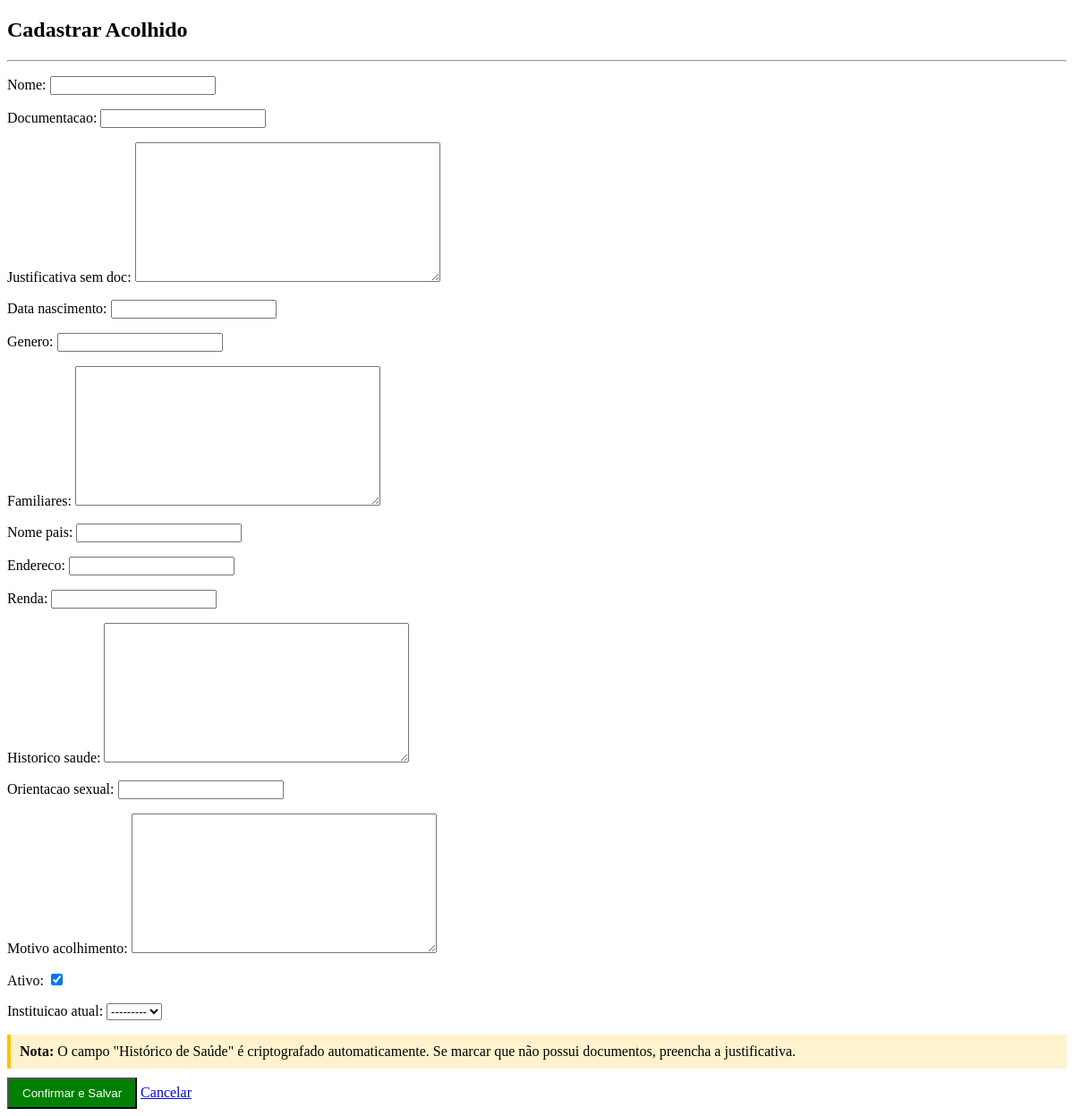
/acolhidos/create/, run on an earlier commit of the app's database.
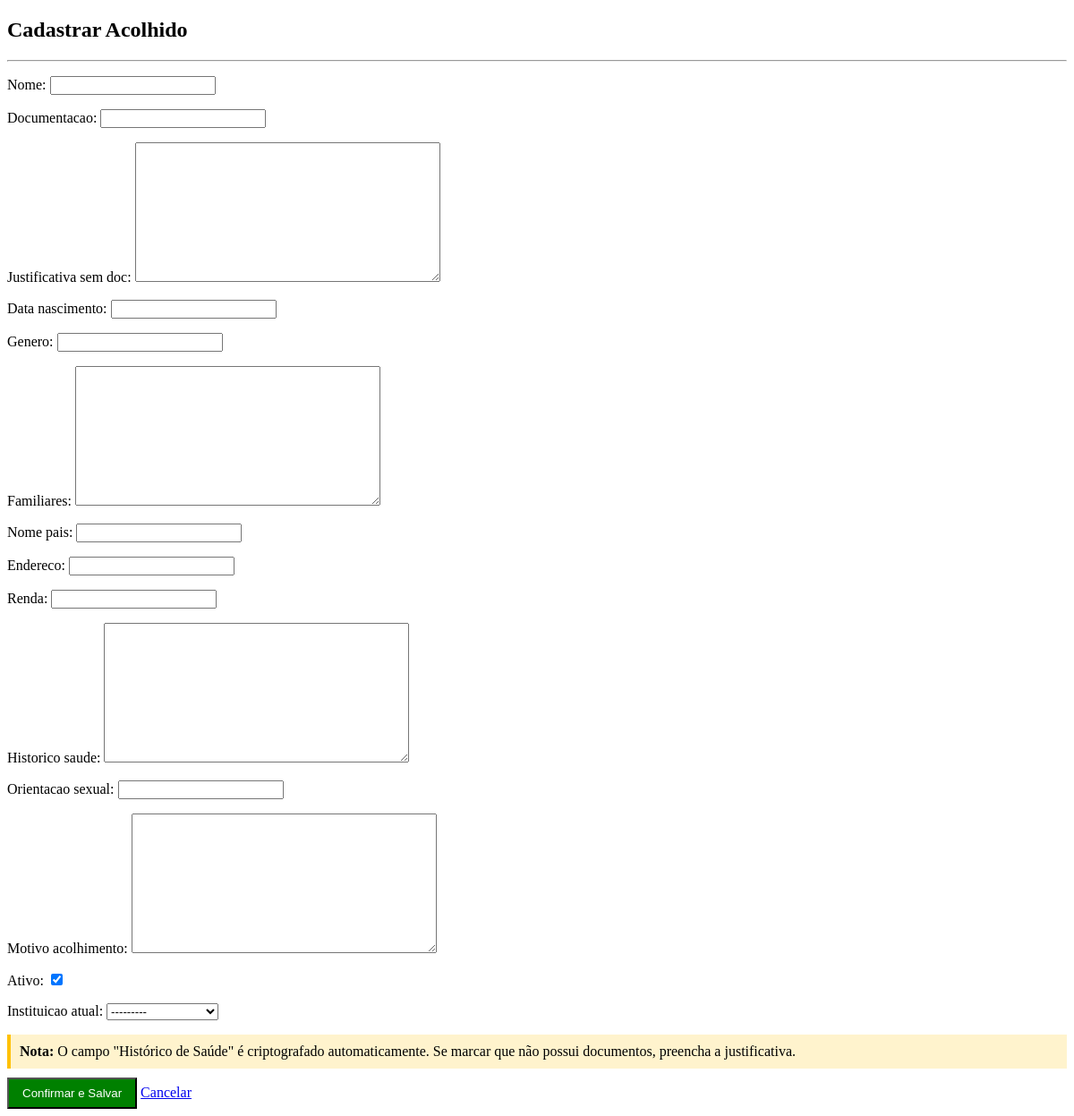
And on a later commit of the database.
### vagas/models.py (models this page shows)
class Instituicao(models.Model):
    nome = models.CharField(max_length=100) # D-12 (Nome da instituição)
    endereco = models.CharField(max_length=200) # D-13 (Endereço completo da instituição)
    capacidade_total = models.IntegerField() # D-14 (Capacidade de vagas)
    categorizacao = models.CharField(max_length=50) # D-15 (Perfil do abrigo, ex: "Abrigo para idosos".)
    cnpj = models.CharField(max_length=18, unique=True) # D-16 + RN-10 ("unique" garante CNPJ único)
    contato = models.CharField(max_length=20, blank=True, default="") # D-17
    ativo = models.BooleanField(default=True) # RF-07 (Inativar unidade)
    def __str__(self): #Retorna o nome da instituição para não mostrar "instituição object (1)" no admin.
        return self.nome

### vagas/views.py (the view)
# urls.py: path('acolhidos/create/', AcolhidoCreateView.as_view(), name='acolhido_create'),
class AcolhidoCreateView(CreateView):
    model = Acolhido
    form_class = AcolhidoForm
    template_name = 'acolhido_form.html'
    success_url = reverse_lazy('acolhido_list')

### vagas/forms.py
class AcolhidoForm(forms.ModelForm):
    class Meta:
        model = Acolhido
        fields = '__all__'

### vagas/templates/acolhido_form.html (shortened to what this page needs)
<!DOCTYPE html>
<html lang="pt-br">
<head>
</head>
<body>
    <h2>{% if object %}Editar Acolhido{% else %}Cadastrar Acolhido{% endif %}</h2>
    <hr>
    <form method="POST">
        {{ form.as_p }}
        <div style="background: #fff3cd; padding: 10px; margin: 10px 0; border-left: 4px solid #ffc107;">
            <strong>Nota:</strong> O campo "Histórico de Saúde" é criptografado automaticamente.
            Se marcar que não possui documentos, preencha a justificativa.
        </div>
        <button type="submit" style="background: green; color: white; padding: 8px 15px;">Confirmar e Salvar</button>
        <a href="{% url 'acolhido_list' %}">Cancelar</a>
    </form>
</body>
</html>

What changed in the data, as far as the page shows it:
added Instituicao: ativo "☑"
Also different on the page:
form field ativo: "☑" → (not shown)
